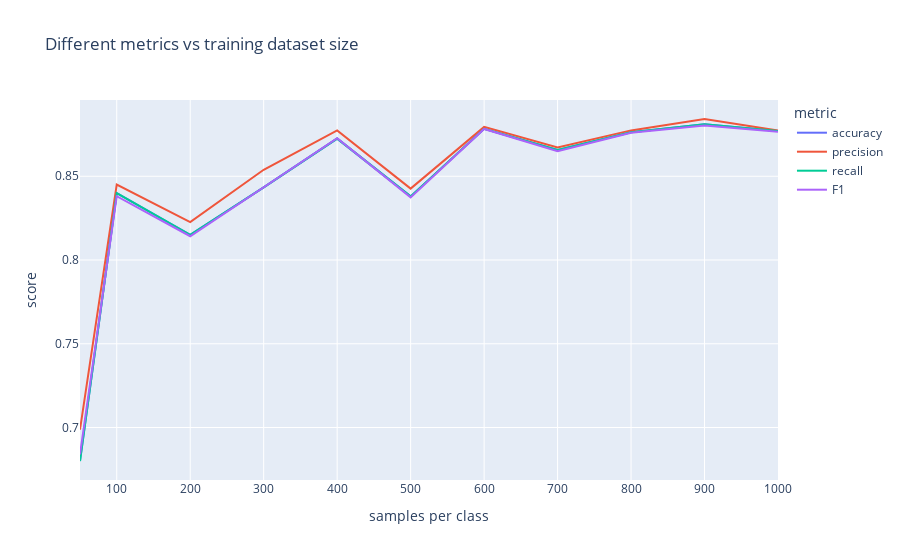
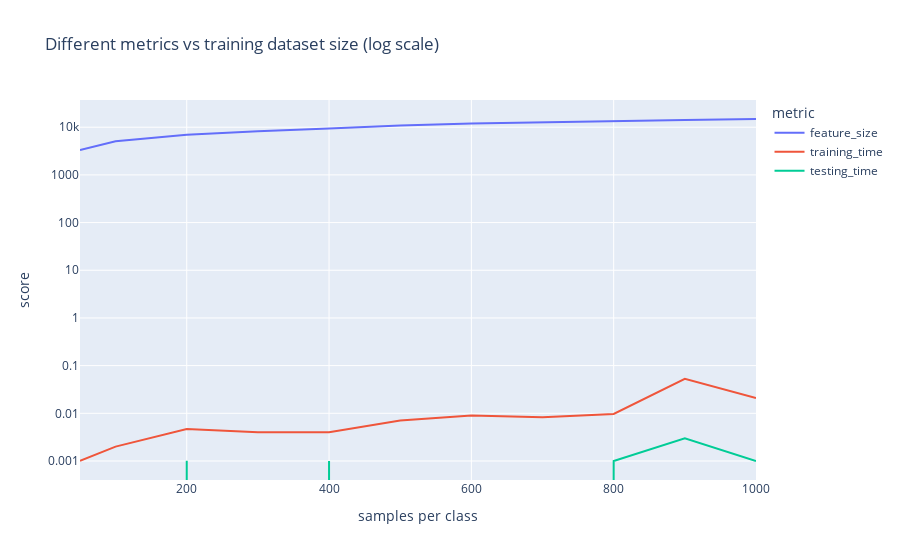

The cell these charts' notebook holds for them, in order:
### Code cell
metrics = pd.DataFrame({
    'samples per class': sample_sizes,
    'training_time': training_time,
    'testing_time': testing_time,
    'feature_size': feature_size,
    'accuracy': acc,
    'precision': pre,
    'recall': rec,
    'F1': f1})

display(metrics)

df_metrics = metrics.melt(id_vars=['samples per class', 'training_time', 'testing_time', 'feature_size'], var_name='metric', value_name='score')

import plotly.express as px

fig = px.line(df_metrics, x='samples per class', y='score', color='metric', title='Different metrics vs training dataset size')
fig.show()


df_time = metrics.loc[:, ['samples per class', 'feature_size', 'training_time', 'testing_time']]\
    .melt(id_vars=['samples per class'], var_name='metric', value_name='score')
fig2 = px.line(df_time, x='samples per class', y='score', color='metric', title='Different metrics vs training dataset size (log scale)', log_y=True)
fig2.show()

display(df_time)

### Figure 1 — Plotly figure (JSON) as saved in the notebook; plotly's stock layout.template omitted (floating-point values rounded to 4 significant figures)
{"data": [{"hovertemplate": "metric=accuracy<br>samples per class=%{x}<br>score=%{y}<extra></extra>", "legendgroup": "accuracy", "line": {"color": "#636efa", "dash": "solid"}, "marker": {"symbol": "circle"}, "mode": "lines", "name": "accuracy", "orientation": "v", "showlegend": true, "type": "scatter", "x": [50, 100, 200, 300, 400, 500, 600, 700, 800, 900, 1000], "xaxis": "x", "y": [0.68, 0.84, 0.815, 0.8433, 0.8725, 0.838, 0.8783, 0.8657, 0.8762, 0.8811, 0.877], "yaxis": "y"}, {"hovertemplate": "metric=precision<br>samples per class=%{x}<br>score=%{y}<extra></extra>", "legendgroup": "precision", "line": {"color": "#EF553B", "dash": "solid"}, "marker": {"symbol": "circle"}, "mode": "lines", "name": "precision", "orientation": "v", "showlegend": true, "type": "scatter", "x": [50, 100, 200, 300, 400, 500, 600, 700, 800, 900, 1000], "xaxis": "x", "y": [0.6987, 0.845, 0.8226, 0.8539, 0.8774, 0.8426, 0.8795, 0.8672, 0.8774, 0.8842, 0.8774], "yaxis": "y"}, {"hovertemplate": "metric=recall<br>samples per class=%{x}<br>score=%{y}<extra></extra>", "legendgroup": "recall", "line": {"color": "#00cc96", "dash": "solid"}, "marker": {"symbol": "circle"}, "mode": "lines", "name": "recall", "orientation": "v", "showlegend": true, "type": "scatter", "x": [50, 100, 200, 300, 400, 500, 600, 700, 800, 900, 1000], "xaxis": "x", "y": [0.68, 0.84, 0.815, 0.8433, 0.8725, 0.838, 0.8783, 0.8657, 0.8762, 0.8811, 0.877], "yaxis": "y"}, {"hovertemplate": "metric=F1<br>samples per class=%{x}<br>score=%{y}<extra></extra>", "legendgroup": "F1", "line": {"color": "#ab63fa", "dash": "solid"}, "marker": {"symbol": "circle"}, "mode": "lines", "name": "F1", "orientation": "v", "showlegend": true, "type": "scatter", "x": [50, 100, 200, 300, 400, 500, 600, 700, 800, 900, 1000], "xaxis": "x", "y": [0.6839, 0.8381, 0.8142, 0.8433, 0.8728, 0.8374, 0.8783, 0.865, 0.876, 0.8803, 0.8767], "yaxis": "y"}], "layout": {"legend": {"title": {"text": "metric"}, "tracegroupgap": 0}, "title": {"text": "Different metrics vs training dataset size"}, "xaxis": {"anchor": "y", "domain": [0, 1], "title": {"text": "samples per class"}}, "yaxis": {"anchor": "x", "domain": [0, 1], "title": {"text": "score"}}}}

### Figure 2 — Plotly figure (JSON) as saved in the notebook; plotly's stock layout.template omitted (floating-point values rounded to 4 significant figures)
{"data": [{"hovertemplate": "metric=feature_size<br>samples per class=%{x}<br>score=%{y}<extra></extra>", "legendgroup": "feature_size", "line": {"color": "#636efa", "dash": "solid"}, "marker": {"symbol": "circle"}, "mode": "lines", "name": "feature_size", "orientation": "v", "showlegend": true, "type": "scatter", "x": [50, 100, 200, 300, 400, 500, 600, 700, 800, 900, 1000], "xaxis": "x", "y": [3317, 5091, 6914, 8254, 9422, 10920, 11896, 12722, 13573, 14164, 14872], "yaxis": "y"}, {"hovertemplate": "metric=training_time<br>samples per class=%{x}<br>score=%{y}<extra></extra>", "legendgroup": "training_time", "line": {"color": "#EF553B", "dash": "solid"}, "marker": {"symbol": "circle"}, "mode": "lines", "name": "training_time", "orientation": "v", "showlegend": true, "type": "scatter", "x": [50, 100, 200, 300, 400, 500, 600, 700, 800, 900, 1000], "xaxis": "x", "y": [0.001003, 0.002001, 0.004674, 0.003999, 0.004, 0.007051, 0.009001, 0.008265, 0.009677, 0.05289, 0.02099], "yaxis": "y"}, {"hovertemplate": "metric=testing_time<br>samples per class=%{x}<br>score=%{y}<extra></extra>", "legendgroup": "testing_time", "line": {"color": "#00cc96", "dash": "solid"}, "marker": {"symbol": "circle"}, "mode": "lines", "name": "testing_time", "orientation": "v", "showlegend": true, "type": "scatter", "x": [50, 100, 200, 300, 400, 500, 600, 700, 800, 900, 1000], "xaxis": "x", "y": [0, 0, 0.001012, 0, 0.0009997, 0, 0, 0, 0.001, 0.00298, 0.000999], "yaxis": "y"}], "layout": {"legend": {"title": {"text": "metric"}, "tracegroupgap": 0}, "title": {"text": "Different metrics vs training dataset size (log scale)"}, "xaxis": {"anchor": "y", "domain": [0, 1], "title": {"text": "samples per class"}}, "yaxis": {"anchor": "x", "domain": [0, 1], "title": {"text": "score"}, "type": "log"}}}
